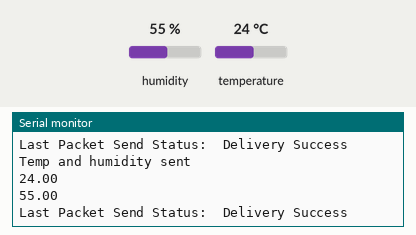
This sketch was run on a simulated ESP32. On the bench: the last lines printed to the serial monitor. The inputs (shaded band) are chosen by the test bench; at power-on: humidity 55 %, temperature 24 °C.

Above: at 2.8 s.
2.9 s: humidity set to 22 %
At 5.3 s:
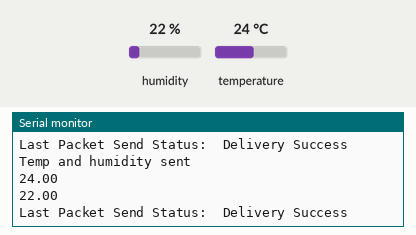
5.6 s: temperature set to 12 °C
At 6.5 s:
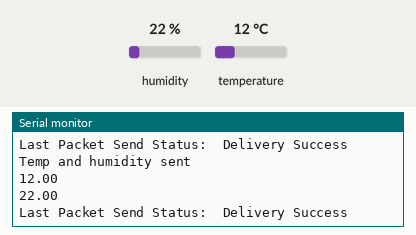
8.3 s: humidity set to 40 %
At 11.3 s:
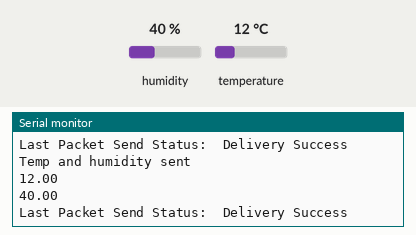
Timing chart, 0 to 12.8 s (numbered marks = the images above; inputs shaded):
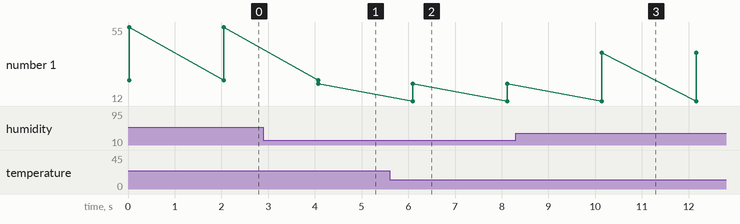

The sketch:

sender_code_slave.ino
```cpp
 //Senders in our project are basically the slave esp, they going to read the sensor data and send to the master slave
 //Receivers in our project is The Master esp present in the control room

#include <esp_now.h>
#include <WiFi.h>
#include"DHT.h"

DHT temp_sensor(5,DHT11);
uint8_t broadcastAddress[] = {0x40, 0x91, 0x51, 0xBF, 0xB9, 0xA0};
//40:91:51:BF:B9:A0

typedef struct struct_message
{
  String model_name;
  float temp;
  float humid;
} struct_message;

// An array can be created for multiple slaves and can be initiales with different names to differentiate
struct_message Watch;

esp_now_peer_info_t peerInfo;

// callback when data is sent
void OnDataSent(const uint8_t *mac_addr, esp_now_send_status_t status)
{
  Serial.print("\r\nLast Packet Send Status:\t");
  Serial.println(status == ESP_NOW_SEND_SUCCESS ? "Delivery Success" : "Delivery Fail");
}

//bpm
/*int x = 0;
int LastTime = 0;
bool BPMTiming = false;
bool BeatComplete = false;
int BPM = 0;
#define UpperThreshold 518
#define LowerThreshold 490  */

/////////////////////////////////////////////////////////////////////////////////////
void setup()
{
  Serial.begin(115200);
  WiFi.mode(WIFI_STA);

  // Init ESP-NOW
  if (esp_now_init() != ESP_OK)
  {
    Serial.println("Error initializing ESP-NOW");
    return;
  }

  // Once ESPNow is successfully Init, we will register for Send CB to
  // get the status of Trasnmitted packet

  esp_now_register_send_cb(OnDataSent);

  // Register peer
  memcpy(peerInfo.peer_addr, broadcastAddress, 6);
  peerInfo.channel = 0;
  peerInfo.encrypt = false;

  // Add peer
  if (esp_now_add_peer(&peerInfo) != ESP_OK)
  {
    Serial.println("Failed to add peer");
    return;
  }

  temp_sensor.begin();
}

////////////////////////////////////////////////////////////////////////////////////////////////
void loop()
{
  float temp=temp_sensor.readTemperature();
  float humid=temp_sensor.readHumidity();

 /* int value = analogRead(13);
  if (value > UpperThreshold) {
    if (BeatComplete) {
      BPM = millis() - LastTime;
      BPM = int(60 / (float(BPM) / 1000));
      BPMTiming = false;
      BeatComplete = false;
    }
    if (BPMTiming == false) {
      LastTime = millis();
      BPMTiming = true;
    }
  }
  if ((value < LowerThreshold) & (BPMTiming))
    BeatComplete = true;*/


  Watch.model_name="Rescuer_watch_1";
  Watch.temp = temp;
  Watch.humid=humid;
  //Watch.bpm=BPM;

  // Send message via ESP-NOW
  esp_err_t  result = esp_now_send(broadcastAddress, (uint8_t *) &Watch, sizeof(Watch));

  if (result == ESP_OK)
   Serial.println("Temp and humidity sent");
  else
    Serial.println("Error sending the data");

   Serial.println(Watch.temp);
   Serial.println(Watch.humid);
  // Serial.println(Watch.bpm);

  delay(2000);
}
```

Measured:
- after the input at 2.9 s, the serial monitor: prints a new line after 1.2 s (image 1)
- after the input at 5.6 s, the serial monitor: prints a new line after 0.49 s (image 2)
- after the input at 8.3 s, the serial monitor: prints a new line after 1.8 s (image 3)
- plotted number 1: 55 → 22 after the input at 2.9 s, 22 → 40 after the input at 8.3 s
